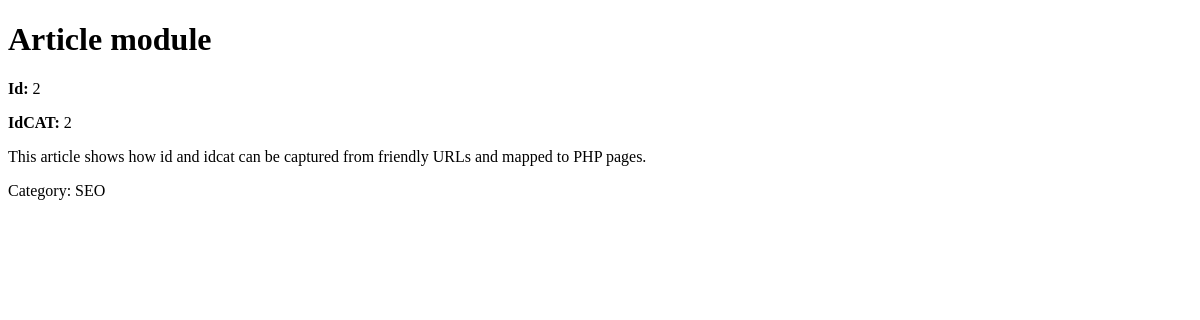
The app's page /pages/modules.php?id=2, older data.
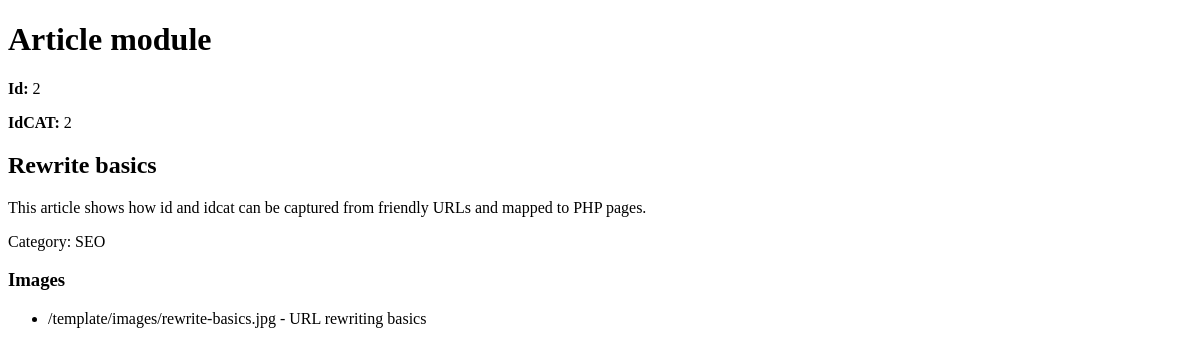
The same page, newer data.
### tables this page shows
CREATE TABLE IF NOT EXISTS articles (
    id INT AUTO_INCREMENT PRIMARY KEY,
    category_id INT NOT NULL,
    body TEXT NOT NULL,
    created_at TIMESTAMP DEFAULT CURRENT_TIMESTAMP,
    CONSTRAINT fk_articles_category FOREIGN KEY (category_id) REFERENCES categories(id)
);

CREATE TABLE IF NOT EXISTS categories (
    id INT AUTO_INCREMENT PRIMARY KEY,
    name VARCHAR(150) NOT NULL,
    created_at TIMESTAMP DEFAULT CURRENT_TIMESTAMP
);

CREATE TABLE IF NOT EXISTS images (
    id INT AUTO_INCREMENT PRIMARY KEY,
    article_id INT NOT NULL,
    image_url VARCHAR(255) NOT NULL,
    alt_text VARCHAR(255),
    sort_order INT NOT NULL DEFAULT 1,
    created_at TIMESTAMP DEFAULT CURRENT_TIMESTAMP,
    CONSTRAINT fk_images_article FOREIGN KEY (article_id) REFERENCES articles(id) ON DELETE CASCADE
);

### includes/function.php (called while the page is built, shortened)
<?php
function findArticleById(PDO $pdo, int $articleId): ?array
{
    $stmt = $pdo->prepare('SELECT a.id, a.category_id, a.body, c.name AS category_name FROM articles a INNER JOIN categories c ON c.id = a.category_id WHERE a.id = :id LIMIT 1');
    $stmt->execute(['id' => $articleId]);
    $article = $stmt->fetch();
    return $article !== false ? $article : null;
}
function findCategoryByIdentifier(PDO $pdo, string $identifier): ?array
{
    if (ctype_digit($identifier)) {
        $stmt = $pdo->prepare('SELECT id, name FROM categories WHERE id = :id LIMIT 1');
        $stmt->execute(['id' => (int) $identifier]);
        $category = $stmt->fetch();
        return $category !== false ? $category : null;
    }
    $stmt = $pdo->prepare('SELECT id, name FROM categories WHERE LOWER(name) = LOWER(:name) LIMIT 1');
    $stmt->execute(['name' => $identifier]);
    $category = $stmt->fetch();
    return $category !== false ? $category : null;
}
function findImagesByArticleId(PDO $pdo, int $articleId): array
{
    $stmt = $pdo->prepare('SELECT id, image_url, alt_text, sort_order FROM images WHERE article_id = :article_id ORDER BY sort_order ASC, id ASC');
    $stmt->execute(['article_id' => $articleId]);
    return $stmt->fetchAll();
}

### pages/modules.php (the view, shortened to what this page needs)
<?php
require_once __DIR__ . '/../includes/function.php';
$id = trim((string) ($_GET['id'] ?? ''));
$idcat = trim((string) ($_GET['idcat'] ?? ''));
$errorMessage = '';
$article = null;
$category = null;
if ($id === '') {
	http_response_code(400);
	$errorMessage = 'Missing article identifier in URL.';
} else {
	try {
		if ($errorMessage === '') {
			$pdo = dbConnection();
			$article = findArticleById($pdo, (int) $id);
		}
		if ($article === null) {
			if ($errorMessage === '') {
				http_response_code(404);
				$errorMessage = 'Article not found.';
			}
		} else {
			$category = $idcat !== ''
				? findCategoryByIdentifier($pdo, $idcat)
				: findCategoryByIdentifier($pdo, (string) $article['category_id']);
			$images = findImagesByArticleId($pdo, (int) $article['id']);
		}
	} catch (Throwable $exception) {
		http_response_code(500);
		$errorMessage = 'Database error: ' . $exception->getMessage();
	}
}
?>
<!doctype html>
<html lang="en">
<head>
</head>
<body>
	<h1>Article module</h1>
	<?php if ($errorMessage !== ''): ?>
		<p><?= htmlspecialchars($errorMessage, ENT_QUOTES, 'UTF-8'); ?></p>
	<?php else: ?>
		<p><strong>Id:</strong> <?= htmlspecialchars($id, ENT_QUOTES, 'UTF-8'); ?></p>
		<p><strong>IdCAT:</strong> <?= htmlspecialchars($idcat !== '' ? $idcat : (string) ($article['category_id'] ?? ''), ENT_QUOTES, 'UTF-8'); ?></p>
		<div><?= (string) $article['body']; ?></div>
		<?php if ($category !== null): ?>
			<p>Category: <?= htmlspecialchars((string) $category['name'], ENT_QUOTES, 'UTF-8'); ?></p>
		<?php endif; ?>
		<?php if (!empty($images)): ?>
			<h3>Images</h3>
			<ul>
				<?php foreach ($images as $image): ?>
					<li>
						<?= htmlspecialchars((string) $image['image_url'], ENT_QUOTES, 'UTF-8'); ?>
						<?php if (!empty($image['alt_text'])): ?>
							- <?= htmlspecialchars((string) $image['alt_text'], ENT_QUOTES, 'UTF-8'); ?>
						<?php endif; ?>
					</li>
				<?php endforeach; ?>
			</ul>
		<?php endif; ?>
	<?php endif; ?>
</body>
</html>

Row changes from the older to the newer data that the page shows:
changed articles: body "This article shows how id and idcat can be captured from friendly URLs and mapped to PHP pages." → "Rewrite basics This article shows how id and idcat can be captured from friendly URLs and mapped to PHP pages."
added images: image_url "/template/images/rewrite-basics.jpg", alt_text "URL rewriting basics"
Text that changed along with them:
text now shown: "Images"
